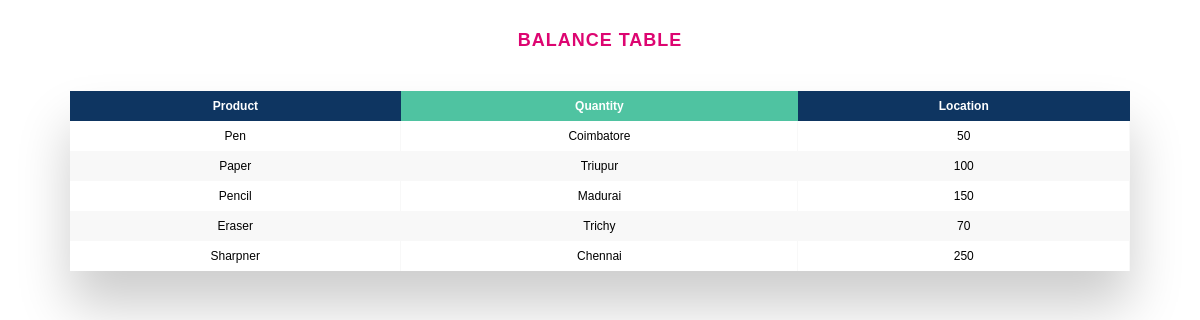
Screenshot of /View with the database file from the repository.
### runapp.py (models this page shows, shortened)
class Product(db.Model):
    __tablename__ = 'Product'
    product_id = db.Column(db.Integer, primary_key=True)
    product_name = db.Column(db.String(100), nullable=False)
    product_qty = db.Column(db.Integer, nullable=False)

class Location(db.Model):
    __tablename__ = 'Location'
    location_id = db.Column(db.Integer, primary_key=True)
    location_name = db.Column(db.String(100))

### runapp.py (the view)
@app.route("/View", methods=['POST','GET'])
def View():
    dropdown_product =[i.product_name for i in Product.query.filter_by()]
    dropdown_location =[i.location_name for i in Location.query.filter_by()]
    dropdown_qty =[i.product_qty for i in Product.query.filter_by()]
    items = []
    for i in zip(dropdown_product, dropdown_location, dropdown_qty):
        items.append(i)
    if request.method == 'GET':
        return render_template("View.html", items=items)
    else:
        return redirect(url_for("home"))

### templates/View.html (shortened to what this page needs)
<!DOCTYPE html>
<html lang="en">
<head>
    <link rel="stylesheet" type="text/css" href="../static/css/view.css">
</head>
<body>
    <h2>Balance Table</h2>
    <div class="table-wrapper">
    <table class="fl-table">
        <thead>
        <tr>
            <th>Product</th>
            <th>Quantity</th>
            <th>Location</th>
        </tr>
        </thead>
        <tbody name="items">
        {% for i in items %}
            <tr>
                {% for j in i %}
                    <td>{{j}}</td>
                {% endfor %}
            </tr>
        {% endfor %}
    </table>
</div>
</body>
</html>

### static/css/view.css (style rules this page uses)
* { margin: 0px; padding: 0px; box-sizing: border-box; -webkit-box-sizing: border-box; -moz-box-sizing: border-box; }
body { font-family: Helvetica; -webkit-font-smoothing: antialiased; background-image: url("./assests/Table.jpg"); }
h2 { text-align: center; font-size: 18px; text-transform: uppercase; letter-spacing: 1px; color: rgb(221, 5, 113); padding: 30px 0; }
.table-wrapper { margin: 10px 70px 70px; box-shadow: 0px 35px 50px rgba( 0, 0, 0, 0.2 ); }
.fl-table { border-radius: 5px; font-size: 12px; font-weight: normal; border: none; border-collapse: collapse; width: 100%; max-width: 100%; white-space: nowrap; background-color: white; }
.fl-table td, .fl-table th { text-align: center; padding: 8px; }
.fl-table td { border-right: 1px solid #f8f8f8; font-size: 12px; }
.fl-table thead th { color: #ffffff; background: #4FC3A1; }
.fl-table thead th:nth-child(odd) { color: #ffffff; background: #0e3561; }
.fl-table tr:nth-child(even) { background: #F8F8F8; }

### rows the page displays
Product: product_name "Pen"
Location: location_name "Coimbatore"
Product: product_name "Paper"
Location: location_name "Triupur"
Product: product_name "Pencil"
Location: location_name "Madurai"
Product: product_name "Eraser"
Location: location_name "Trichy"
Product: product_name "Sharpner"
Location: location_name "Chennai"

### other values shown
{{ j }} "50" "100" "150" "70" "250"
